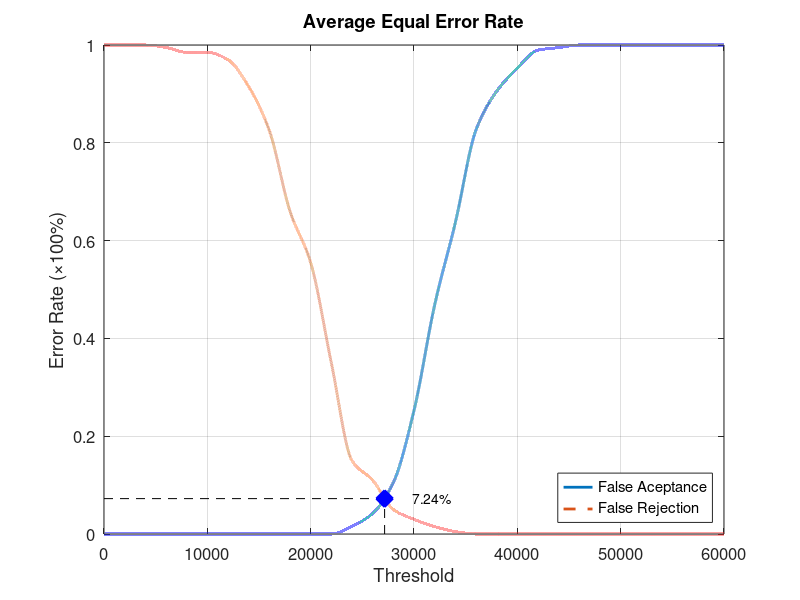
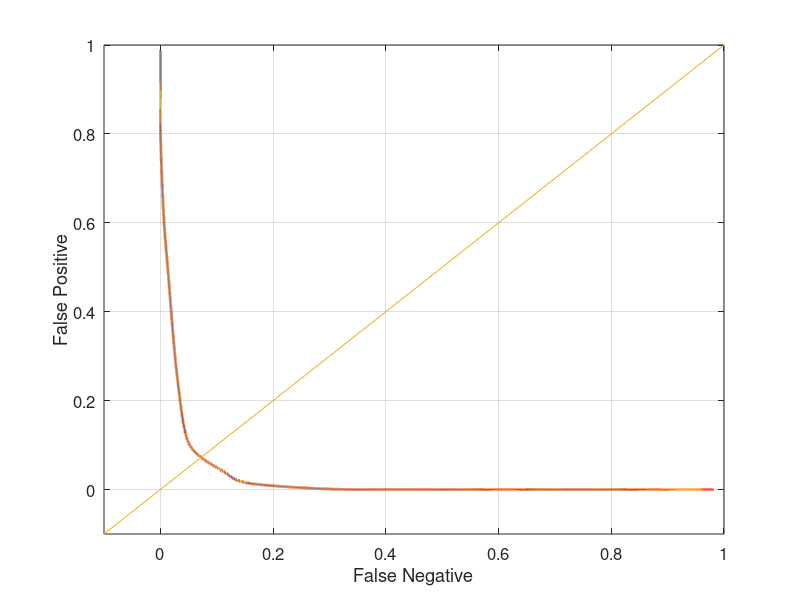

MATLAB code for these plots, in order:
function yEER = Database3_4
close all;
clear;
clc;
x = 0:2000:60000;
xq = 0:0.5:60000;

y0 = [0 0 0 0 0 0 0 0 0 0 0 0 0.0157895 0.0421053 0.105263 0.252632 0.468421 0.636842 0.826316 0.905263 0.952632 0.989474 0.994737 1 1 1 1 1 1 1 1];
yy0 = interp1(x, y0, xq, 'pchip');
y1 = [1 1 1 0.995 0.985 0.985 0.97 0.915 0.825 0.66 0.555 0.35 0.15 0.11 0.05 0.03 0.015 0.005 0 0 0 0 0 0 0 0 0 0 0 0 0];
yy1 = interp1(x, y1, xq, 'pchip');

% Calculating EER: 
y2 = abs(y0 - y1);
find(y2 == min(y2))
yy2 = abs(yy0 - yy1);
xEER = find(yy2 == min(yy2));
xEERIndex = xq(xEER) % X-axis EER
yEER = yy0(xEER) % Y-axis EER

main = figure
plot(xq, yy0,'-','LineWidth', 2);	hold on
plot(xq, yy1,'--','LineWidth', 2);	hold on
plot([xEERIndex xEERIndex], [0 yEER], 'k--');	hold on
plot([0 xEERIndex], [yEER yEER], 'k--');	hold on
plot(xEERIndex, yEER, 'bx', 'LineWidth', 10);	hold on
text(xEERIndex + 10 * xEERIndex / 100, yEER, [num2str(round((10000 * yEER)) / 100) '%'])
legend('False Aceptance', 'False Rejection', 'Location', 'SouthEast')
xlabel('Threshold')
ylabel('Error Rate (\times100%)')
title('Average Equal Error Rate')
set(gca, 'FontSize', 12)
axis([0 60000 0 1])
grid on

print(main, 'Database3_4Main', '-dpng');
FNRxFPR = figure('Color', [1 1 1]);
plot(yy1, yy0, '-', yy1, yy0, 'LineWidth', 2);
hold on
y = -0.1:0.1:1
plot(y, y); 
set(gca, 'FontSize', 12)
xlabel('False Negative')
ylabel('False Positive')
axis([-0.1 1 -0.1 1])
set(gca, 'FontSize', 12)
grid on

print(FNRxFPR, 'Database3_4FNRxFPR','-dpng');
end
